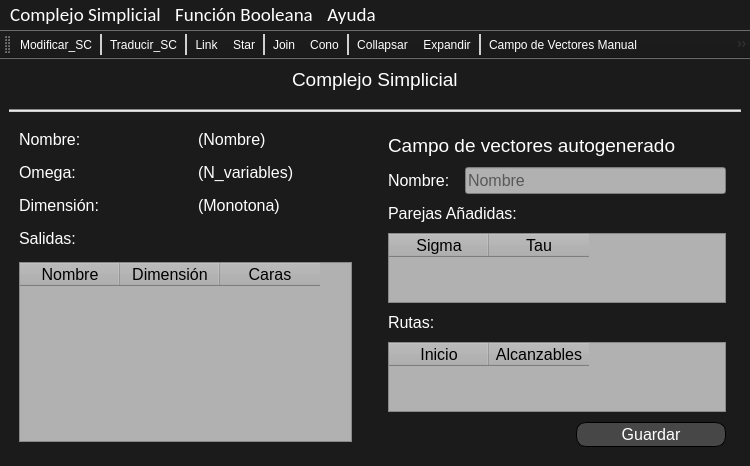
<?xml version="1.0" encoding="UTF-8"?>
<ui version="4.0">
 <class>TFG</class>
 <widget class="QMainWindow" name="TFG">
  <property name="geometry">
   <rect>
    <x>0</x>
    <y>0</y>
    <width>750</width>
    <height>450</height>
   </rect>
  </property>
  <property name="sizePolicy">
   <sizepolicy hsizetype="Preferred" vsizetype="Preferred">
    <horstretch>0</horstretch>
    <verstretch>0</verstretch>
   </sizepolicy>
  </property>
  <property name="font">
   <font>
    <family>Arial</family>
    <pointsize>20</pointsize>
   </font>
  </property>
  <property name="windowTitle">
   <string>TFG Pablo Ascorbe</string>
  </property>
  <property name="windowIcon">
   <iconset>
    <normaloff>C:/Users/pablo/.designer/Recursos/icono.ico</normaloff>C:/Users/pablo/.designer/Recursos/icono.ico</iconset>
  </property>
  <property name="styleSheet">
   <string notr="true">QWidget{
background-image: url(:/images/fondo.png);
background-color: rgb(27, 27, 27);
color: rgb(255, 255, 255);
}

QToolBar QToolButton{
color: rgb(255, 255, 255);
background-color:transparent;}

QToolBar QToolButton:hover{
	background-color: rgb(100, 100, 100);
}

QToolBar::separator{
	background-color: rgb(208, 208, 208);
	width: 2px;
}


QMenuBar::item:selected{
	background-color: rgb(100, 100, 100);
}

QMenu::item:selected{
	background-color: rgb(100, 100, 100);
}
</string>
  </property>
  <widget class="QWidget" name="centralwidget">
   <property name="enabled">
    <bool>true</bool>
   </property>
   <layout class="QGridLayout" name="gridLayout_2">
    <property name="sizeConstraint">
     <enum>QLayout::SetDefaultConstraint</enum>
    </property>
    <property name="horizontalSpacing">
     <number>11</number>
    </property>
    <property name="verticalSpacing">
     <number>18</number>
    </property>
    <item row="2" column="0">
     <layout class="QHBoxLayout" name="horizontalLayout" stretch="1,1">
      <property name="spacing">
       <number>26</number>
      </property>
      <item>
       <layout class="QGridLayout" name="gridLayout_fijo">
        <property name="leftMargin">
         <number>10</number>
        </property>
        <property name="rightMargin">
         <number>10</number>
        </property>
        <property name="bottomMargin">
         <number>15</number>
        </property>
        <property name="horizontalSpacing">
         <number>24</number>
        </property>
        <property name="verticalSpacing">
         <number>14</number>
        </property>
        <item row="1" column="1">
         <widget class="QLabel" name="label_omega">
          <property name="font">
           <font>
            <pointsize>12</pointsize>
           </font>
          </property>
          <property name="text">
           <string>(N_variables)</string>
          </property>
         </widget>
        </item>
        <item row="0" column="0">
         <widget class="QLabel" name="label">
          <property name="font">
           <font>
            <pointsize>12</pointsize>
           </font>
          </property>
          <property name="text">
           <string>Nombre:</string>
          </property>
         </widget>
        </item>
        <item row="2" column="0">
         <widget class="QLabel" name="label_5">
          <property name="font">
           <font>
            <pointsize>12</pointsize>
           </font>
          </property>
          <property name="text">
           <string>Dimensión:</string>
          </property>
         </widget>
        </item>
        <item row="3" column="0" colspan="2">
         <widget class="QLabel" name="label_3">
          <property name="font">
           <font>
            <pointsize>12</pointsize>
           </font>
          </property>
          <property name="text">
           <string>Salidas:</string>
          </property>
         </widget>
        </item>
        <item row="2" column="1">
         <widget class="QLabel" name="label_dimension">
          <property name="font">
           <font>
            <pointsize>12</pointsize>
           </font>
          </property>
          <property name="text">
           <string>(Monotona)</string>
          </property>
         </widget>
        </item>
        <item row="0" column="1">
         <widget class="QLabel" name="label_nombre_sc">
          <property name="font">
           <font>
            <pointsize>12</pointsize>
           </font>
          </property>
          <property name="text">
           <string>(Nombre)</string>
          </property>
         </widget>
        </item>
        <item row="1" column="0">
         <widget class="QLabel" name="label_4">
          <property name="font">
           <font>
            <pointsize>12</pointsize>
           </font>
          </property>
          <property name="text">
           <string>Omega:</string>
          </property>
         </widget>
        </item>
        <item row="4" column="0" colspan="2">
         <widget class="QTableWidget" name="tableWidget">
          <property name="minimumSize">
           <size>
            <width>300</width>
            <height>0</height>
           </size>
          </property>
          <property name="styleSheet">
           <string notr="true">color: rgb(0, 0, 0);
background-color: rgb(177, 177, 177);</string>
          </property>
          <column>
           <property name="text">
            <string>Nombre</string>
           </property>
           <property name="font">
            <font>
             <pointsize>12</pointsize>
            </font>
           </property>
          </column>
          <column>
           <property name="text">
            <string>Dimensión</string>
           </property>
           <property name="font">
            <font>
             <pointsize>12</pointsize>
            </font>
           </property>
          </column>
          <column>
           <property name="text">
            <string>Caras</string>
           </property>
           <property name="font">
            <font>
             <pointsize>12</pointsize>
            </font>
           </property>
          </column>
         </widget>
        </item>
       </layout>
      </item>
      <item>
       <layout class="QGridLayout" name="gridLayout_dinamico">
        <property name="leftMargin">
         <number>0</number>
        </property>
        <property name="topMargin">
         <number>4</number>
        </property>
        <property name="rightMargin">
         <number>15</number>
        </property>
        <property name="bottomMargin">
         <number>10</number>
        </property>
        <property name="horizontalSpacing">
         <number>15</number>
        </property>
        <property name="verticalSpacing">
         <number>10</number>
        </property>
        <item row="2" column="1" colspan="2">
         <widget class="QLabel" name="label_9">
          <property name="font">
           <font>
            <pointsize>12</pointsize>
           </font>
          </property>
          <property name="text">
           <string>Parejas Añadidas:</string>
          </property>
         </widget>
        </item>
        <item row="1" column="1">
         <widget class="QLabel" name="label_7">
          <property name="font">
           <font>
            <pointsize>12</pointsize>
           </font>
          </property>
          <property name="text">
           <string>Nombre:</string>
          </property>
         </widget>
        </item>
        <item row="5" column="1" colspan="2">
         <widget class="QTableWidget" name="table_vf">
          <property name="styleSheet">
           <string notr="true">color: rgb(0, 0, 0);
background-color: rgb(177, 177, 177);</string>
          </property>
          <column>
           <property name="text">
            <string>Inicio</string>
           </property>
           <property name="font">
            <font>
             <pointsize>12</pointsize>
            </font>
           </property>
          </column>
          <column>
           <property name="text">
            <string>Alcanzables</string>
           </property>
           <property name="font">
            <font>
             <pointsize>12</pointsize>
            </font>
           </property>
          </column>
         </widget>
        </item>
        <item row="1" column="2">
         <widget class="QLineEdit" name="line_vf_name">
          <property name="font">
           <font>
            <pointsize>12</pointsize>
           </font>
          </property>
          <property name="styleSheet">
           <string notr="true">color: rgb(0, 0, 0);
background-color: rgb(177, 177, 177);</string>
          </property>
          <property name="placeholderText">
           <string>Nombre</string>
          </property>
         </widget>
        </item>
        <item row="4" column="1" colspan="2">
         <widget class="QLabel" name="label_8">
          <property name="font">
           <font>
            <pointsize>12</pointsize>
           </font>
          </property>
          <property name="text">
           <string>Rutas:</string>
          </property>
         </widget>
        </item>
        <item row="0" column="1" colspan="2">
         <widget class="QLabel" name="label_6">
          <property name="maximumSize">
           <size>
            <width>16777215</width>
            <height>30</height>
           </size>
          </property>
          <property name="font">
           <font>
            <pointsize>14</pointsize>
           </font>
          </property>
          <property name="text">
           <string>Campo de vectores autogenerado</string>
          </property>
         </widget>
        </item>
        <item row="3" column="1" colspan="2">
         <widget class="QTableWidget" name="tablePairs">
          <property name="maximumSize">
           <size>
            <width>16777215</width>
            <height>16777215</height>
           </size>
          </property>
          <property name="styleSheet">
           <string notr="true">color: rgb(0, 0, 0);
background-color: rgb(177, 177, 177);</string>
          </property>
          <column>
           <property name="text">
            <string>Sigma</string>
           </property>
           <property name="font">
            <font>
             <pointsize>12</pointsize>
            </font>
           </property>
          </column>
          <column>
           <property name="text">
            <string>Tau</string>
           </property>
           <property name="font">
            <font>
             <pointsize>12</pointsize>
            </font>
           </property>
          </column>
         </widget>
        </item>
        <item row="6" column="2" alignment="Qt::AlignRight">
         <widget class="QPushButton" name="pushButton_Guardar">
          <property name="sizePolicy">
           <sizepolicy hsizetype="Expanding" vsizetype="Expanding">
            <horstretch>0</horstretch>
            <verstretch>100</verstretch>
           </sizepolicy>
          </property>
          <property name="minimumSize">
           <size>
            <width>150</width>
            <height>25</height>
           </size>
          </property>
          <property name="maximumSize">
           <size>
            <width>250</width>
            <height>25</height>
           </size>
          </property>
          <property name="font">
           <font>
            <pointsize>12</pointsize>
           </font>
          </property>
          <property name="styleSheet">
           <string notr="true">QPushButton{
color: rgb(255, 255, 255);
background-color: rgb(71, 71, 71);
border: 1px solid;
border-radius: 10px;}

QPushButton:hover{
	background-color: rgb(100, 100, 100);
}

</string>
          </property>
          <property name="text">
           <string>Guardar</string>
          </property>
          <property name="autoDefault">
           <bool>false</bool>
          </property>
          <property name="default">
           <bool>false</bool>
          </property>
          <property name="flat">
           <bool>false</bool>
          </property>
         </widget>
        </item>
       </layout>
      </item>
     </layout>
    </item>
    <item row="1" column="0">
     <widget class="Line" name="line">
      <property name="styleSheet">
       <string notr="true">background-color: rgb(204, 204, 204);</string>
      </property>
      <property name="orientation">
       <enum>Qt::Horizontal</enum>
      </property>
     </widget>
    </item>
    <item row="0" column="0" alignment="Qt::AlignHCenter">
     <widget class="QLabel" name="label_2">
      <property name="maximumSize">
       <size>
        <width>16777215</width>
        <height>30</height>
       </size>
      </property>
      <property name="font">
       <font>
        <pointsize>14</pointsize>
       </font>
      </property>
      <property name="text">
       <string>Complejo Simplicial</string>
      </property>
     </widget>
    </item>
   </layout>
  </widget>
  <widget class="QMenuBar" name="menubar">
   <property name="geometry">
    <rect>
     <x>0</x>
     <y>0</y>
     <width>750</width>
     <height>29</height>
    </rect>
   </property>
   <property name="font">
    <font>
     <family>Calibri</family>
     <pointsize>14</pointsize>
    </font>
   </property>
   <widget class="QMenu" name="menuComplejo_Simplicial">
    <property name="font">
     <font>
      <family>MS Shell Dlg 2</family>
      <pointsize>12</pointsize>
     </font>
    </property>
    <property name="title">
     <string>Complejo Simplicial</string>
    </property>
    <addaction name="actionNuevo_sc"/>
    <addaction name="actionCargar_sc"/>
    <addaction name="actionGuardar_sc"/>
    <addaction name="actionListar_sc"/>
   </widget>
   <widget class="QMenu" name="menuFunci_n_Booleana">
    <property name="font">
     <font>
      <family>MS Shell Dlg 2</family>
      <pointsize>12</pointsize>
     </font>
    </property>
    <property name="title">
     <string>Función Booleana</string>
    </property>
    <addaction name="actionNuevo_bf"/>
    <addaction name="actionCargar_bf"/>
    <addaction name="actionGuardar_bf"/>
    <addaction name="actionListar_bf"/>
   </widget>
   <widget class="QMenu" name="menuAyuda">
    <property name="font">
     <font>
      <family>MS Shell Dlg 2</family>
      <pointsize>12</pointsize>
     </font>
    </property>
    <property name="title">
     <string>Ayuda</string>
    </property>
    <addaction name="actionAyuda"/>
    <addaction name="separator"/>
    <addaction name="actionAcerca"/>
   </widget>
   <addaction name="menuComplejo_Simplicial"/>
   <addaction name="menuFunci_n_Booleana"/>
   <addaction name="menuAyuda"/>
  </widget>
  <widget class="QToolBar" name="toolBar">
   <property name="minimumSize">
    <size>
     <width>0</width>
     <height>0</height>
    </size>
   </property>
   <property name="windowTitle">
    <string>toolBar</string>
   </property>
   <property name="orientation">
    <enum>Qt::Horizontal</enum>
   </property>
   <property name="iconSize">
    <size>
     <width>32</width>
     <height>32</height>
    </size>
   </property>
   <property name="floatable">
    <bool>true</bool>
   </property>
   <attribute name="toolBarArea">
    <enum>TopToolBarArea</enum>
   </attribute>
   <attribute name="toolBarBreak">
    <bool>false</bool>
   </attribute>
   <addaction name="actionModificar_SC"/>
   <addaction name="separator"/>
   <addaction name="actionTraducir_SC"/>
   <addaction name="separator"/>
   <addaction name="actionLink"/>
   <addaction name="actionStar"/>
   <addaction name="separator"/>
   <addaction name="actionJoin"/>
   <addaction name="actionCono"/>
   <addaction name="separator"/>
   <addaction name="actionCollapsar"/>
   <addaction name="actionExpandir"/>
   <addaction name="separator"/>
   <addaction name="actionCampo_de_Vectores_Manual"/>
   <addaction name="actionCampo_de_Vectors_autom_tico"/>
   <addaction name="actionCampo_De_Vectores"/>
  </widget>
  <action name="actionNuevo_sc">
   <property name="text">
    <string>Nuevo</string>
   </property>
   <property name="shortcut">
    <string>Ctrl+N</string>
   </property>
  </action>
  <action name="actionCargar_sc">
   <property name="text">
    <string>Cargar</string>
   </property>
  </action>
  <action name="actionGuardar_sc">
   <property name="text">
    <string>Guardar</string>
   </property>
  </action>
  <action name="actionListar_sc">
   <property name="text">
    <string>Listar</string>
   </property>
  </action>
  <action name="actionNuevo_bf">
   <property name="text">
    <string>Nuevo</string>
   </property>
  </action>
  <action name="actionCargar_bf">
   <property name="text">
    <string>Cargar</string>
   </property>
  </action>
  <action name="actionGuardar_bf">
   <property name="text">
    <string>Guardar</string>
   </property>
  </action>
  <action name="actionListar_bf">
   <property name="text">
    <string>Listar</string>
   </property>
  </action>
  <action name="actionAyuda">
   <property name="text">
    <string>Ayuda de TFG Pablo Ascorbe</string>
   </property>
  </action>
  <action name="actionAcerca">
   <property name="text">
    <string>Acerca de la aplicación</string>
   </property>
  </action>
  <action name="actionModificar_SC">
   <property name="icon">
    <iconset resource="../Recursos/resources.qrc">
     <normaloff>:/images/edit.ico</normaloff>:/images/edit.ico</iconset>
   </property>
   <property name="text">
    <string>Modificar_SC</string>
   </property>
   <property name="toolTip">
    <string>Modificar el Complejo Simplicial</string>
   </property>
   <property name="shortcut">
    <string>Ctrl+1</string>
   </property>
  </action>
  <action name="actionTraducir_SC">
   <property name="icon">
    <iconset resource="../Recursos/resources.qrc">
     <normaloff>:/images/translation_sc_to_bf.ico</normaloff>:/images/translation_sc_to_bf.ico</iconset>
   </property>
   <property name="text">
    <string>Traducir_SC</string>
   </property>
   <property name="toolTip">
    <string>Traducir el complejo simplicial a una función booleana</string>
   </property>
  </action>
  <action name="actionLink">
   <property name="icon">
    <iconset resource="../Recursos/resources.qrc">
     <normaloff>:/images/link.ico</normaloff>:/images/link.ico</iconset>
   </property>
   <property name="text">
    <string>Link</string>
   </property>
   <property name="toolTip">
    <string>Calcular Link para un símplice</string>
   </property>
  </action>
  <action name="actionStar">
   <property name="icon">
    <iconset resource="../Recursos/resources.qrc">
     <normaloff>:/images/star.ico</normaloff>:/images/star.ico</iconset>
   </property>
   <property name="text">
    <string>Star</string>
   </property>
   <property name="toolTip">
    <string>Calcular Star para un símplice</string>
   </property>
  </action>
  <action name="actionJoin">
   <property name="icon">
    <iconset resource="../Recursos/resources.qrc">
     <normaloff>:/images/join.ico</normaloff>:/images/join.ico</iconset>
   </property>
   <property name="text">
    <string>Join</string>
   </property>
   <property name="toolTip">
    <string>Calcular el Join del complejo simplicial con otro a seleccionar</string>
   </property>
  </action>
  <action name="actionCono">
   <property name="icon">
    <iconset resource="../Recursos/resources.qrc">
     <normaloff>:/images/cone.ico</normaloff>:/images/cone.ico</iconset>
   </property>
   <property name="text">
    <string>Cono</string>
   </property>
   <property name="toolTip">
    <string>Calcular el cono del Complejo Simplicial</string>
   </property>
  </action>
  <action name="actionCollapsar">
   <property name="icon">
    <iconset resource="../Recursos/resources.qrc">
     <normaloff>:/images/collapse.ico</normaloff>:/images/collapse.ico</iconset>
   </property>
   <property name="text">
    <string>Collapsar</string>
   </property>
   <property name="toolTip">
    <string>Collapsar el Complejo Simplicial</string>
   </property>
  </action>
  <action name="actionExpandir">
   <property name="icon">
    <iconset resource="../Recursos/resources.qrc">
     <normaloff>:/images/expand.ico</normaloff>:/images/expand.ico</iconset>
   </property>
   <property name="text">
    <string>Expandir</string>
   </property>
   <property name="toolTip">
    <string>Expandir el Complejo Simplicial</string>
   </property>
  </action>
  <action name="actionCampo_de_Vectores_Manual">
   <property name="icon">
    <iconset resource="../Recursos/resources.qrc">
     <normaloff>:/images/manual_vf.ico</normaloff>:/images/manual_vf.ico</iconset>
   </property>
   <property name="text">
    <string>Campo de Vectores Manual</string>
   </property>
   <property name="toolTip">
    <string>Calcular un campo de vectores manualmente</string>
   </property>
  </action>
  <action name="actionCampo_de_Vectors_autom_tico">
   <property name="icon">
    <iconset resource="../Recursos/resources.qrc">
     <normaloff>:/images/auto_vf.ico</normaloff>:/images/auto_vf.ico</iconset>
   </property>
   <property name="text">
    <string>Campo de Vectors automático</string>
   </property>
   <property name="toolTip">
    <string>Calcular un campo de vectores automáticamente</string>
   </property>
  </action>
  <action name="actionCampo_De_Vectores">
   <property name="icon">
    <iconset resource="../Recursos/resources.qrc">
     <normaloff>:/images/vector_field.ico</normaloff>:/images/vector_field.ico</iconset>
   </property>
   <property name="text">
    <string>Campo De Vectores</string>
   </property>
   <property name="toolTip">
    <string>Ver todos los campos de vectores asociados al complejo simplicial</string>
   </property>
  </action>
 </widget>
 <resources>
  <include location="../Recursos/resources.qrc"/>
 </resources>
 <connections/>
</ui>
